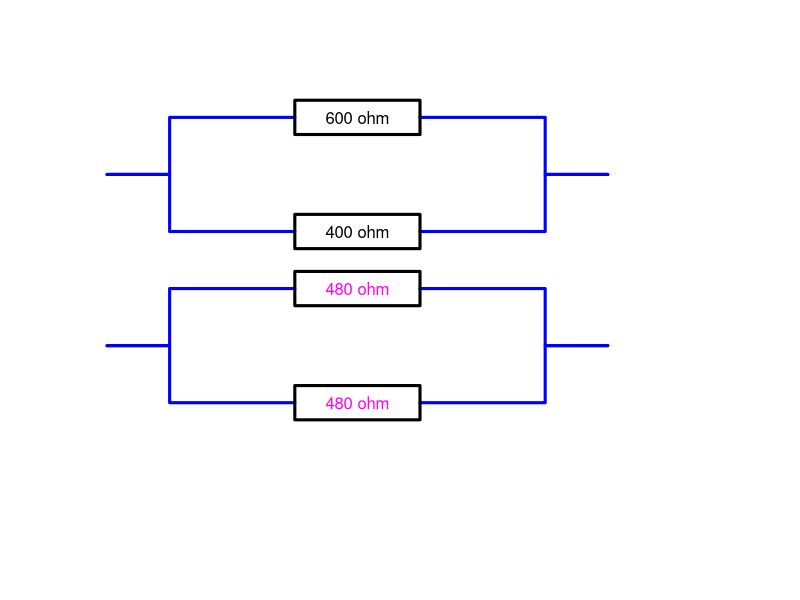

Here is the R script that generated this plot:
print('file: SolutionResistors.R')
# EXERCISE & SOLUTION: replace parallel resistors by 2 resistors with equal resistence
print(' ---------------------------------------------------')
#     Ohm's law J = V/R
#     Ohm's law for parallel set-up: J = J1 + J2 = V/R1 + V/R2
R1 = 600; print(c(R1,'R1 (ohm)'))
R2 = 400; print(c(R2,'R2 (ohm)'))
V  = 220;  print(c(V,'V (volt)'))  # (volt) voltage > 0 (arbitrary value)
J1 = V/R1; print(c(round(J1,4),'J1 (A)'))  # (amperes) electric current
J2 = V/R2; print(c(round(J2,4),'J2 (A)'))               
J = J1+J2; print(c(round(J,4),'J (A)'))                 
Rm = 2*V/J; print(c(Rm,'Rm (ohm)')) 
HarmonicMean = 2/(1/R1+1/R2); print(c(HarmonicMean,'HarmonicMean (ohm)')) 
ArithmeticMean = mean(c(R1,R2)); print(c(ArithmeticMean,'ArithmeticMean (ohm)')) 
print(' ---------------------------------------------------')
xp = c(0,1,1,3,3,5,5,3,3,5,5,7,7,8)
yp = c(0,0,1,1,1.3,1.3,0.7,0.7,1.3,1.3,1,1,0,0)
x1 = c(0,1,1,3);
y1 = c(0,0,1,1)
xr = c(3,3,5,5,3,3,5,5)
yr = c(1,1.3,1.3,0.7,0.7,1.3,1.3,1)
x2 = c(5,7,7,8)
y2 = c(1,1,0,0)
# png('HarmonicMeanResistors220222Sol.png',width=16,height=16,units='cm',res=300)
plot(x1,y1,type='l',lwd=3,col='blue',xlab='',ylab='',las=1,cex=0.4,
     bty='n',xaxt='n',yaxt='n',xlim=c(0,10),ylim=c(-4,1)*1.35)
lines(x1,-y1,lwd=3,col='blue')
lines(x2,y2,lwd=3,col='blue')
lines(x2,-y2,lwd=3,col='blue')
lines(xr,yr,lwd=3,col='black')
lines(xr,-yr,lwd=3,col='black')
text(4,1,'600 ohm',col='black')
text(4,-1,'400 ohm',col='black')
dy=3
lines(x1,y1-dy,lwd=3,col='blue')
lines(x1,-y1-dy,lwd=3,col='blue')
lines(x2,y2-dy,lwd=3,col='blue')
lines(x2,-y2-dy,lwd=3,col='blue')
lines(xr,yr-dy,lwd=3,col='black')
lines(xr,-yr-dy,lwd=3,col='black')
text(4,1-dy,'480 ohm',col='magenta')
text(4,-1-dy,'480 ohm',col='magenta')
# dev.off()
# ' ---------------------------------------------------'
# '600'      'R1 (ohm)'
# '400'      'R2 (ohm)'
# '220'      'V (volt)'
# '0.3667' 'J1 (A)'
# '0.55'   'J2 (A)'
# '0.9167' 'J (A)' 
# '480'      'Rm (ohm)'
# '480'                'HarmonicMean (ohm)'
# '500'                  'ArithmeticMean (ohm)'
# ' ---------------------------------------------------'